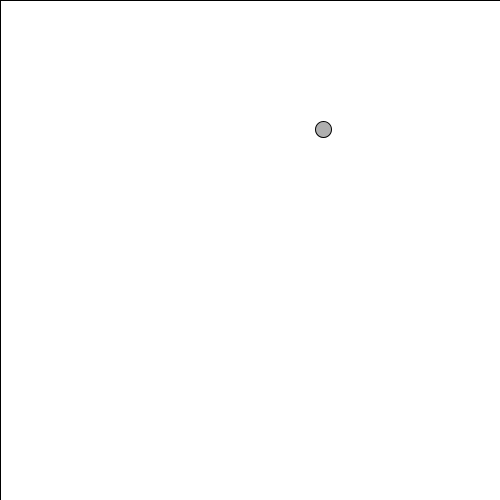
Frame 1 (no input)
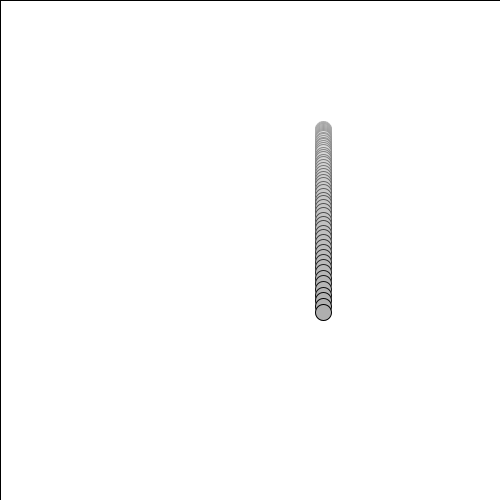
Frame 60 (the mouse pressed at the canvas centre just before this capture)
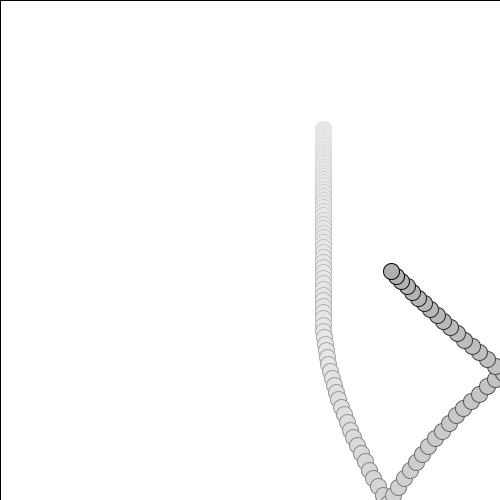
Frame 120 (the mouse held since frame 60 and released just before this capture)

The Processing sketch that drew these frames (run headless with seeded random() and noise(); from frame 60 on, the mouse is pressed at the canvas centre):

// Processing sketch: NOC_ChapterII_Forces_ForceAccumulation
// ── NOC_ChapterII_Forces_ForceAccumulation.pde
Mover mover;

void setup(){
 size(500,500);
 background(255);
 smooth();
 mover = new Mover();
}

void draw(){
  
  //background(255);
  fill(255,5);
  rect(0,0,width,height);
  PVector gravity = new PVector(0,0.1);
  mover.applyForce(gravity);
  
  mover.update();
  mover.checkEdges();
  mover.display();
  
  if(mousePressed){
   PVector wind = new PVector(0.2,0); 
   mover.applyForce(wind);
  } else {
   PVector wind = new PVector(0,0);
   mover.applyForce(wind);
  }
  
}

// ── Mover.pde
class Mover{
 PVector location;
 PVector velocity;
 PVector acceleration;  
 Mover(){
   location = new PVector(random(width),random(height));
   velocity = new PVector(0,0);
   acceleration = new PVector(0,0);
 }
 
 
 void applyForce(PVector force){
  
   //force.sub(location); 
   //force.setMag(0.5);
   //acceleration = PVector.random2D();
   acceleration.add(force);
   
 }
 void update(){
   
   //println(acceleration);
   velocity.add(acceleration);
   location.add(velocity); 
   velocity.limit(15);
   acceleration.mult(0);
 }
 
 void display(){
  stroke(0);
  fill(175);
  ellipse(location.x, location.y, 16,16);
  
 }
 
 void checkEdges(){
  if (location.x > width){
    velocity.x = velocity.x*-1;
  } else if (location.x < 0){
    velocity.x = velocity.x*-1;
  }
  if (location.y > height){
    velocity.y = velocity.y*-1;
  } else if (location.y < 0){
    velocity.y = velocity.y*-1;
  }
  
 }
 
}
